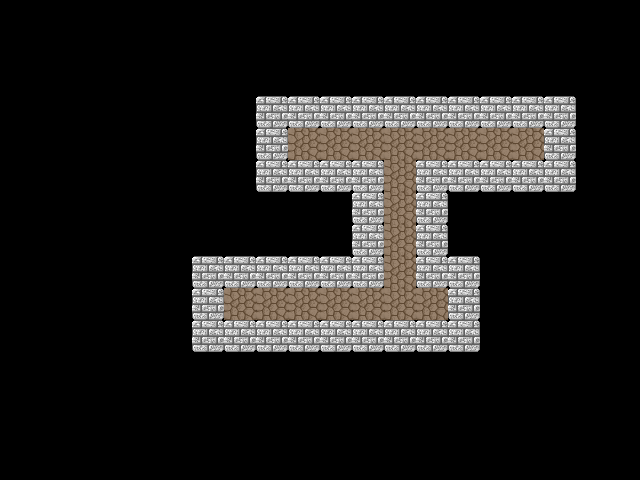

A level layout from a 2D game, rendered from its tile map. Below: a short description, then the map file with its tile-grid data intact:
An orthogonal 20x15 tile map with 32x32 px tiles, 2 tile layers (Grounds, Walls), 6 tilesets and 6 objects (3x Green, 2x Red, Hero).

<map version="1.0" orientation="orthogonal" width="20" height="15" tilewidth="32" tileheight="32">
 <tileset firstgid="1" name="grounds" tilewidth="32" tileheight="32">
  <image source="../assets/images/grounds.png" width="128" height="128" />
 </tileset>
 <tileset firstgid="17" name="walls" tilewidth="32" tileheight="32">
  <image source="../assets/images/walls.png" width="128" height="96" />
 </tileset>
 <tileset firstgid="29" name="changers" tilewidth="32" tileheight="32">
  <image source="../assets/images/changers.png" width="96" height="32" />
 </tileset>
 <tileset firstgid="32" name="capsules" tilewidth="32" tileheight="32">
  <image source="../assets/images/capsules.png" width="96" height="64" />
 </tileset>
 <tileset firstgid="38" name="viruses" tilewidth="32" tileheight="32">
  <image source="../assets/images/viruses.png" width="96" height="128" />
 </tileset>
 <tileset firstgid="50" name="hero" tilewidth="32" tileheight="32">
  <image source="../assets/images/character.png" width="384" height="96" />
 </tileset>
 <layer name="Grounds" width="20" height="15">
  <data encoding="csv">
0,0,0,0,0,0,0,0,0,0,0,0,0,0,0,0,0,0,0,0,
0,0,0,0,0,0,0,0,0,0,0,0,0,0,0,0,0,0,0,0,
0,0,0,0,0,0,0,0,0,0,0,0,0,0,0,0,0,0,0,0,
0,0,0,0,0,0,0,0,0,0,0,0,0,0,0,0,0,0,0,0,
0,0,0,0,0,0,0,0,0,2,2,2,2,2,2,2,2,0,0,0,
0,0,0,0,0,0,0,0,0,0,0,0,2,0,0,0,0,0,0,0,
0,0,0,0,0,0,0,0,0,0,0,0,2,0,0,0,0,0,0,0,
0,0,0,0,0,0,0,0,0,0,0,0,2,0,0,0,0,0,0,0,
0,0,0,0,0,0,0,0,0,0,0,0,2,0,0,0,0,0,0,0,
0,0,0,0,0,0,0,2,2,2,2,2,2,2,0,0,0,0,0,0,
0,0,0,0,0,0,0,0,0,0,0,0,0,0,0,0,0,0,0,0,
0,0,0,0,0,0,0,0,0,0,0,0,0,0,0,0,0,0,0,0,
0,0,0,0,0,0,0,0,0,0,0,0,0,0,0,0,0,0,0,0,
0,0,0,0,0,0,0,0,0,0,0,0,0,0,0,0,0,0,0,0,
0,0,0,0,0,0,0,0,0,0,0,0,0,0,0,0,0,0,0,0
</data>
 </layer>
 <layer name="Walls" width="20" height="15">
  <data encoding="csv">
0,0,0,0,0,0,0,0,0,0,0,0,0,0,0,0,0,0,0,0,
0,0,0,0,0,0,0,0,0,0,0,0,0,0,0,0,0,0,0,0,
0,0,0,0,0,0,0,0,0,0,0,0,0,0,0,0,0,0,0,0,
0,0,0,0,0,0,0,0,21,21,21,21,21,21,21,21,21,21,0,0,
0,0,0,0,0,0,0,0,21,0,0,0,0,0,0,0,0,21,0,0,
0,0,0,0,0,0,0,0,21,21,21,21,0,21,21,21,21,21,0,0,
0,0,0,0,0,0,0,0,0,0,0,21,0,21,0,0,0,0,0,0,
0,0,0,0,0,0,0,0,0,0,0,21,0,21,0,0,0,0,0,0,
0,0,0,0,0,0,21,21,21,21,21,21,0,21,21,0,0,0,0,0,
0,0,0,0,0,0,21,0,0,0,0,0,0,0,21,0,0,0,0,0,
0,0,0,0,0,0,21,21,21,21,21,21,21,21,21,0,0,0,0,0,
0,0,0,0,0,0,0,0,0,0,0,0,0,0,0,0,0,0,0,0,
0,0,0,0,0,0,0,0,0,0,0,0,0,0,0,0,0,0,0,0,
0,0,0,0,0,0,0,0,0,0,0,0,0,0,0,0,0,0,0,0,
0,0,0,0,0,0,0,0,0,0,0,0,0,0,0,0,0,0,0,0
</data>
 </layer>
 <objectgroup name="Changers" width="20" height="15">
  <object name="Green" gid="31" x="288" y="160">
   <properties>
    <property name="type" value="green" />
   </properties>
  </object>
 </objectgroup>
 <objectgroup name="Capsules" width="20" height="15">
  <object name="Red" gid="32" x="320" y="320">
   <properties>
    <property name="type" value="red" />
   </properties>
  </object>
  <object name="Green" gid="34" x="448" y="160">
   <properties>
    <property name="type" value="green" />
   </properties>
  </object>
 </objectgroup>
 <objectgroup name="Viruses" width="20" height="15">
  <object name="Red" gid="38" x="416" y="320">
   <properties>
    <property name="type" value="red" />
   </properties>
  </object>
  <object name="Green" gid="40" x="512" y="160">
   <properties>
    <property name="type" value="green" />
   </properties>
  </object>
 </objectgroup>
 <objectgroup name="Hero" width="20" height="15">
  <object name="Hero" gid="50" x="256" y="320">
   <properties>
    <property name="color" value="red" />
    <property name="facing" value="right" />
    <property name="type" value="hero" />
   </properties>
  </object>
 </objectgroup>
</map>
